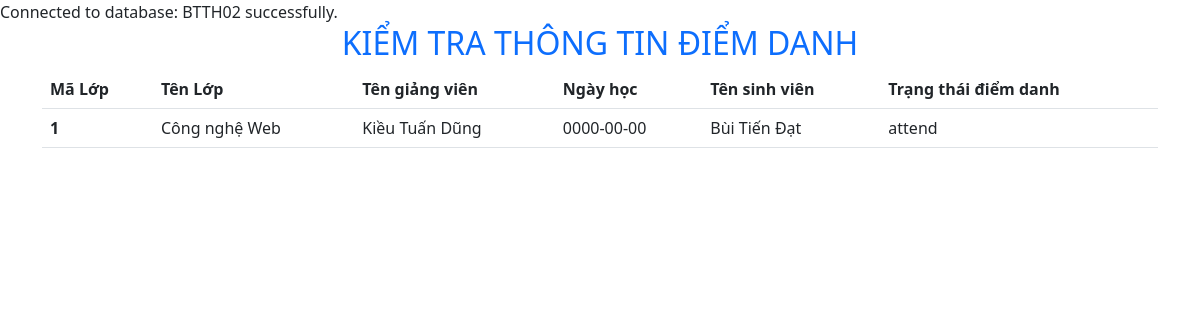
Before: /php/studentAttendance/showInformationAttendance.php with the older database file.
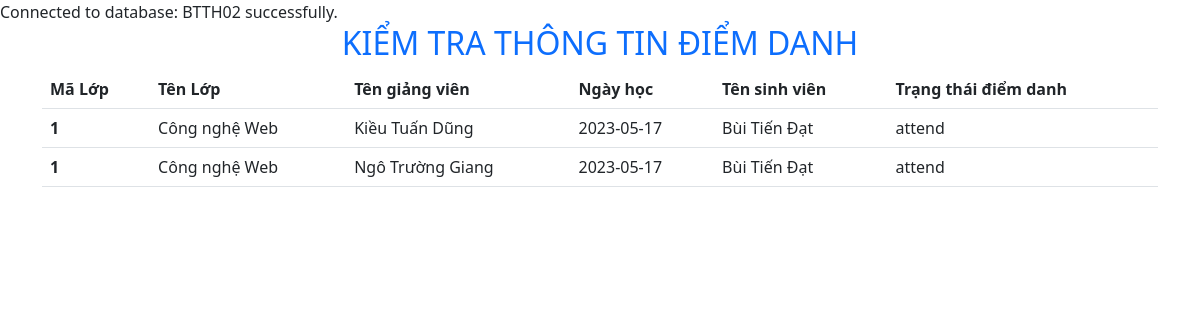
After: the same page with the newer database file.
### tables this page shows
CREATE TABLE `attendance` (
  `id_attendance` int(11) NOT NULL,
  `day` date NOT NULL DEFAULT current_timestamp(),
  `id_class` int(11) NOT NULL,
  `id_sv` int(11) NOT NULL,
  `status` enum('attend','absent','','') NOT NULL
);

CREATE TABLE `classes` (
  `id_class` int(11) NOT NULL,
  `class code` int(11) NOT NULL,
  `class name` varchar(100) NOT NULL,
  `id_instructor` int(11) NOT NULL
);

CREATE TABLE `instructors` (
  `id_instructor` int(11) NOT NULL,
  `id_user` int(11) NOT NULL,
  `name` varchar(50) NOT NULL,
  `email` varchar(100) NOT NULL,
  `contact info` varchar(150) NOT NULL
);

CREATE TABLE `students` (
  `id_sv` int(11) NOT NULL,
  `id_user` int(11) NOT NULL,
  `name` varchar(50) NOT NULL,
  `birth` date NOT NULL,
  `email` varchar(50) NOT NULL,
  `contact info` varchar(150) NOT NULL
);

### php/studentAttendance/showInformationAttendance.php (the view, shortened to what this page needs)
<?php
    try {
        $conn = new PDO("mysql:host=localhost;dbname=btth02", 'root', '');
    } catch (PDOException $pe) {
        die("Could not connect to the database $dbname :" . $pe->getMessage());
    }
    $stmt = $conn->prepare('SELECT * FROM classes where id_class in (SELECT id_class from attendance where status = "attend")');
    $stmt->execute();
    $classes = $stmt->fetchAll();
    $stmt_name_instructor = $conn->prepare('SELECT name FROM instructors where id_instructor in (SELECT id_instructor FROM classes)');
    $stmt_name_instructor->execute();
    $names = $stmt_name_instructor->fetchAll();
   $stmt_name_student = $conn->prepare('SELECT name FROM students where id_sv in (SELECT id_sv FROM attendance WHERE status = "attend")');
   $stmt_name_student->execute();
   $sv_names = $stmt_name_student->fetchAll();
   $stmt_status = $conn->prepare('SELECT status, day FROM attendance where id_sv in (SELECT id_sv FROM attendance WHERE status = "attend")');
    $stmt_status->execute();
    $status = $stmt_status->fetchAll();
?>
<!DOCTYPE html>
<html lang="en">
<head>
     <link href="https://cdn.jsdelivr.net/npm/bootstrap@5.3.0-alpha3/dist/css/bootstrap.min.css" rel="stylesheet">
</head>
<body>
    <h2 class="text-primary text-center text-uppercase">Kiểm tra thông tin điểm danh</h2>
    <div class="container">
<table class="table">
  <thead>
    <tr>
    <th scope="col">Mã Lớp</th>
      <th scope="col">Tên Lớp</th>
      <th scope="col">Tên giảng viên</th>
      <th scope="col">Ngày học</th>
      <th scope="col">Tên sinh viên</th>
      <th scope="col">Trạng thái điểm danh</th>
    </tr>
  </thead>
  <tbody>
    <?php
        foreach($classes as $class){
            foreach($names as $name){
                foreach($sv_names as $sv_name){
                    foreach($status as $statusCheck){
    ?>
            <tr>
                <th scope="row"><?= $class[0]; ?></th>
                <td><?= $class[2]; ?></td>
                <td><?= $name[0]; ?></td>
                <td><?= $statusCheck[1]; ?></td>
                <td><?= $sv_name[0]; ?></td>
                <td><?= $statusCheck[0]; ?></td>
            </tr>
    <?php
        }}}}
    ?>
  </tbody>
</table>
</div>
</body>
</html>

Changed rows visible on the page:
changed attendance "attend": day "0000-00-00" → "2023-05-17"
added instructors: name "Ngô Trường Giang", attendance (id_class.id_class "1", id_class "Công nghệ Web", day "2023-05-17", id_sv.name "Bùi Tiến Đạt", status "attend")
